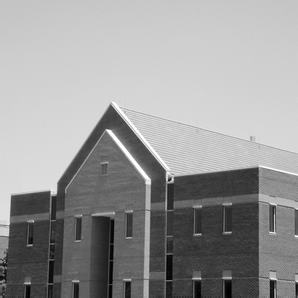
#> input picture Computer Vision/Lab6/pic.3.tif, 298 x 298 px, shrunk from 601 x 601 before the run
$ python lab6.py   (older library calls are emulated)
#> lines starting #> are read from the running program, lines starting #| are printed output that depends on the picture; after the words box and inside, x2 and y2 are one past the last pixel; in counts of white or black regions, pixels touching at a corner belong together
import cv2
import imutils
import numpy as np
from scipy import ndimage
from skimage.feature import peak_local_max
from skimage.segmentation import watershed


def detect_brightness_differences(image, method):
    gray_image = cv2.cvtColor(image, cv2.COLOR_BGR2GRAY)
    if method == "LoG":
        gray_image = cv2.GaussianBlur(gray_image, (5, 5), 0)
        diff_image = cv2.Laplacian(gray_image, cv2.CV_64F)
    elif method == "Canny":
        diff_image = cv2.Canny(gray_image, 50, 100)
    else:
        raise ValueError("Invalid method. Choose 'LoG' or 'Canny'.")
    return diff_image

def global_threshold(image):
     _, binary_image = cv2.threshold(image, 0, 255, cv2.THRESH_BINARY | cv2.THRESH_OTSU)
     return binary_image

def segment_by_watersheds_dt(image):
    gray_image = cv2.cvtColor(image, cv2.COLOR_BGR2GRAY)
    binary_image = global_threshold(gray_image)
    D = ndimage.distance_transform_edt(binary_image)
    localMax = peak_local_max(D, indices=False, min_distance=20, labels=binary_image)
    markers = ndimage.label(localMax, structure=np.ones((3, 3)))[0]
    labels = watershed(-D, markers, mask=binary_image)
    for label in np.unique(labels):
        if label == 0:
            continue
        mask = np.zeros(gray_image.shape, dtype="uint8")
        mask[labels == label] = 255
        cnts = cv2.findContours(mask.copy(), cv2.RETR_EXTERNAL, cv2.CHAIN_APPROX_SIMPLE)
        cnts = imutils.grab_contours(cnts)
        c = max(cnts, key=cv2.contourArea)
        ((x, y), r) = cv2.minEnclosingCircle(c)
        cv2.circle(image, (int(x), int(y)), int(r), (0, 0, 255), 2)
    return image

# [45 lines left out: functions segment_by_watersheds_gradient, color_segmentation_kmeans, not called in this run]


if __name__ == "__main__":
    image = cv2.imread("pic.3.tif")
#> image is the input picture: shape (298, 298, 3); min 0, max 255, mean 152.8
    diff_image_log = detect_brightness_differences(image, "LoG")
#> in detect_brightness_differences, `diff_image = cv2.Laplacian(gray_image, cv2.CV_64F)`:
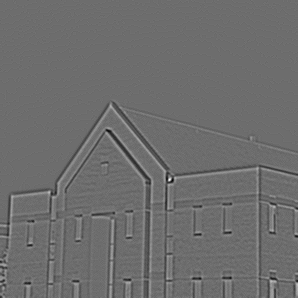
#> diff_image: shape (298, 298) float64; min -58, max 77, mean 0; drawn with min black and max white
    diff_image_canny = detect_brightness_differences(image, "Canny")
#> call 2 of detect_brightness_differences, with method = 'Canny'
#> in detect_brightness_differences (call 2), `diff_image = cv2.Canny(gray_image, 50, 100)`:
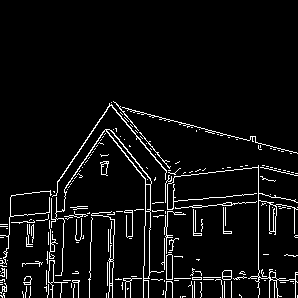
#> diff_image: shape (298, 298); 5.6% white in thin lines or dots, all inside (x1, y1, x2, y2) = (0, 101, 298, 298)
    cv2.imshow("Brightness Differences (LoG)", diff_image_log)
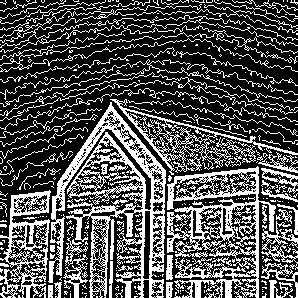
#> window 'Brightness Differences (LoG)': shape (298, 298); 32.4% white in thin lines or dots
    cv2.imshow("Brightness Differences (Canny)", diff_image_canny)
    cv2.waitKey(0)
    cv2.destroyAllWindows()

    image = cv2.imread("pic.4.tif", 0)
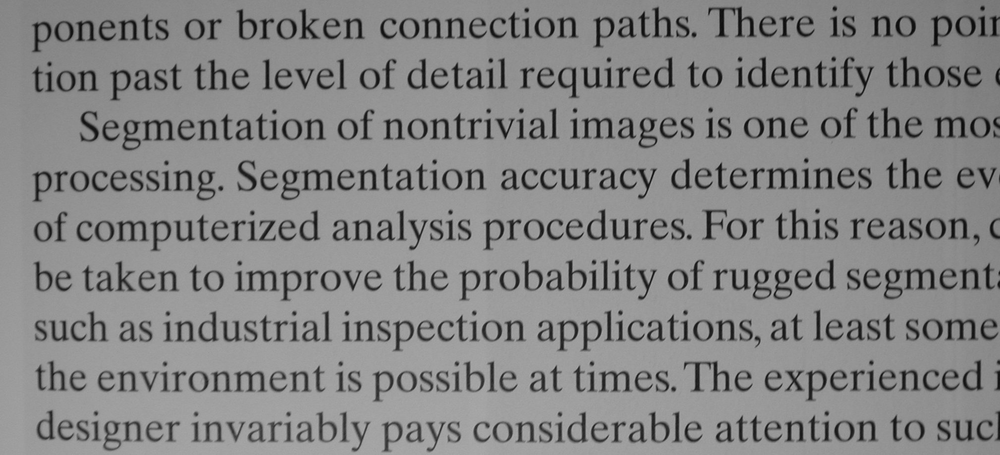
#> input picture Computer Vision/Lab6/pic.4.tif, 1000 x 455 px, shrunk from 2018 x 918 before the run
#> image is the input picture: shape (455, 1000); min 7, max 174, mean 133.2
    binary_image = global_threshold(image)
#> in global_threshold, `_, binary_image = cv2.threshold(image, 0, 255, cv2.THRESH_BINARY | cv2..`:
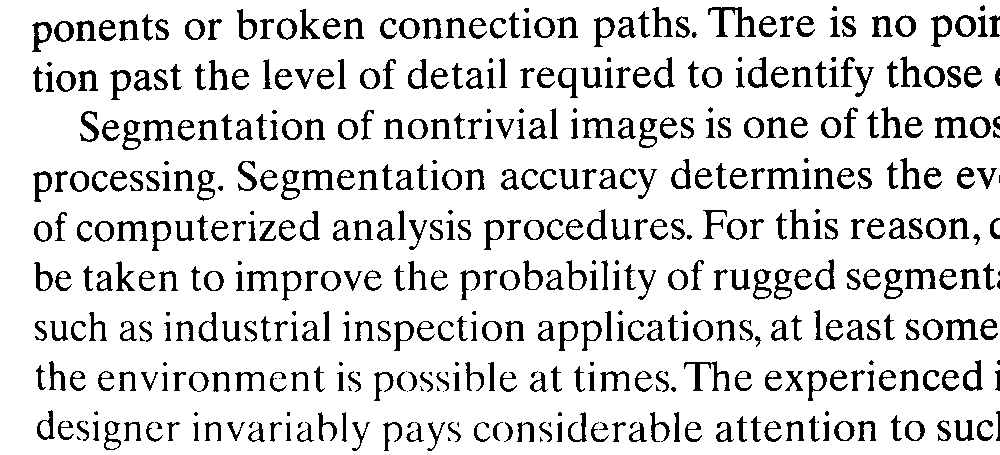
#> binary_image: shape (455, 1000); 86% white; 494 black regions (67 under 20 px), largest, box (x1, y1, x2, y2) and area: (708, 7, 756, 37) 496, (684, 361, 730, 391) 408, (935, 117, 968, 138) 335
    cv2.imshow("Global Threshold", binary_image)
    cv2.waitKey(0)
    cv2.destroyAllWindows()

    image = cv2.imread("pic.5.tif")
#> (the run stopped early here; a loop or call above may not have finished)
